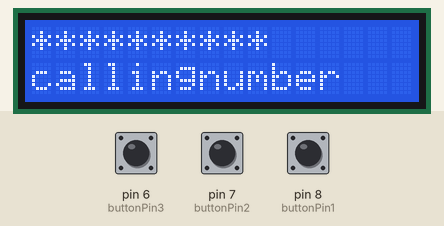
Simulated run of this sketch. Board: Arduino Uno, built with avr-gcc and run on an emulated ATmega328P. On the bench: 16×2 character LCD. The test bench sets the inputs (shaded band); at power-on: pin 6 (buttonPin3) LOW, pin 7 (buttonPin2) LOW, pin 8 (buttonPin1) LOW. The modem accepts every AT command (registered, SIM ready, sends succeed) and sends nothing else.

Above: at 0.1 s.
At 5.1 s:
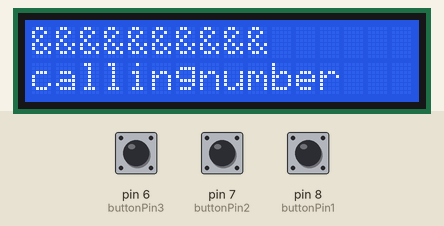
At 10.2 s:
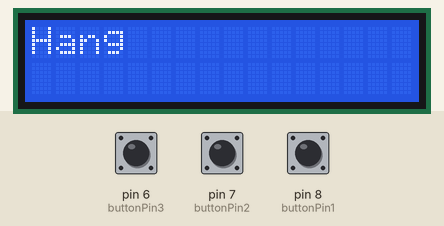
At 12.2 s:
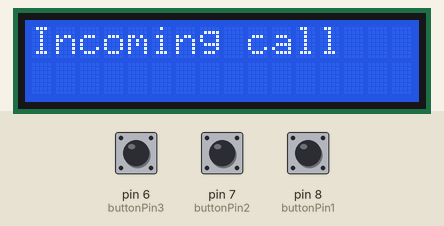

Measured:
- by itself, everything shown: repeats every 14.1 s, in 4 steps
- what the display in image 1 shows lasts 5.0 s, from 5.1 s to 10.1 s
- what the display in image 2 shows lasts 2.0 s, from 10.1 s to 12.1 s

The sketch:

Arduino_Cell_Phone_Code.ino
```cpp
#include <SoftwareSerial.h>
const int buttonPin1 = 8;
int buttonState1 = 0;
const int buttonPin2 = 7;
int buttonState2 = 0;
const int buttonPin3 = 6;
int buttonState3 = 0;
const int buttonPin4 = 1;
int buttonState4 = 0;
#include <LiquidCrystal.h>
LiquidCrystal lcd(12, 11, 5, 4, 3, 2);
SoftwareSerial my(9,10);
void setup()
{
   Serial.begin(9600);
   lcd.begin(16, 2);
   pinMode(buttonPin1, INPUT);
   pinMode(buttonPin2, INPUT);
   pinMode(buttonPin3, INPUT);
   pinMode(buttonPin4, INPUT);
}
void loop() {
 buttonState1 = digitalRead(buttonPin1);
  if (buttonState1 == HIGH )
  {
   lcd.setCursor(0, 0);
   lcd.print("");
   lcd.setCursor(0, 1);
  }
  else
  {
   lcd.setCursor(0, 0);
   lcd.print("**********   "); //remove * and type the first phone number
   lcd.setCursor(0, 1);
   lcd.println("callingnumber   ");
   my.begin(9600);
   delay(5000);
   my.println("ATD**********;"); //remove * and type the first phone number
   lcd.setCursor(0, 1);
   lcd.println("called          ");
  }
 buttonState2 = digitalRead(buttonPin2);
  if (buttonState2 == HIGH )
  {
   lcd.setCursor(0, 0);
   lcd.print("");
   lcd.setCursor(0, 1);
  }
  else
  {
   lcd.setCursor(0, 0);
   lcd.print("&&&&&&&&&&   "); //remove & and type the second phone number
   lcd.setCursor(0, 1);
   lcd.println("callingnumber   ");
   my.begin(9600);
   delay(5000);
   my.println("ATD&&&&&&&&&&;"); //remove & and type the second phone number
   lcd.setCursor(0, 1);
   lcd.println("called          ");
  }
 buttonState3 = digitalRead(buttonPin3);
  if (buttonState3 == HIGH )
  {
   lcd.setCursor(0, 0);
   lcd.print("");
   lcd.setCursor(0, 1);
  }
  else
  {
   lcd.setCursor(0, 0);
   lcd.print("Hang          ");
   lcd.setCursor(0, 1);
   lcd.print("                ");
   my.begin(9600);
   delay(2000);
   my.println("ATH");
  }
 buttonState4 = digitalRead(buttonPin4);
  if (buttonState4 == HIGH )
  {
   lcd.setCursor(0, 0);
   lcd.print("");
   lcd.setCursor(0, 1);
  }
  else
  {
   lcd.setCursor(0, 0);
   lcd.print("Incoming call");
   lcd.setCursor(0, 1);
   lcd.print("                ");
   my.begin(9600);
   delay(2000);
   my.println("ATA");
  }
}
```
